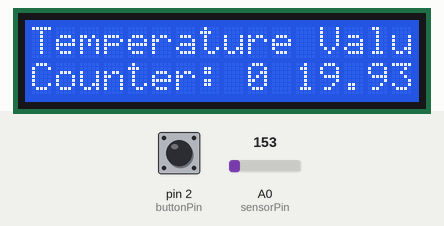
Recording of a sketch running on a simulated Arduino Uno, built with avr-gcc and run on an emulated ATmega328P. On the bench: 16×2 character LCD. Inputs (shaded band) come from the test bench; at power-on: A0 (sensorPin) = 153, pin 2 (buttonPin) HIGH. What the sketch prints to the serial monitor is not drawn.

Above: at 1.2 s.
1.3 s: A0 (sensorPin) set to 165
At 3.2 s:
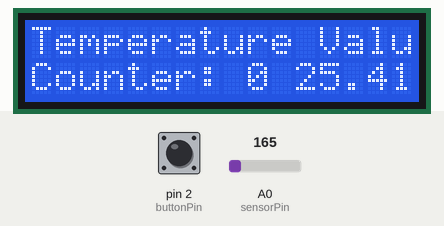
3.5 s: pin 2 (buttonPin) pulled LOW for 1.2 s
At 5.4 s:
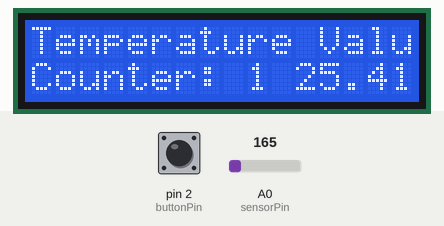
6.2 s: A0 (sensorPin) set to 175
At 8.3 s:
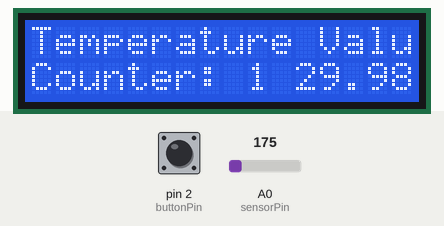
8.6 s: pin 2 (buttonPin) pulled LOW for 1.2 s
At 10.5 s:
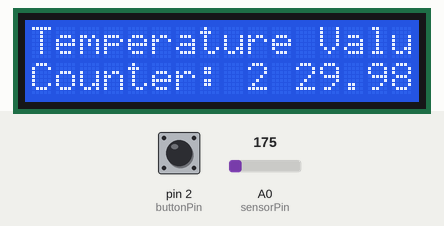
11.3 s: A0 (sensorPin) set to 191
At 13.6 s:
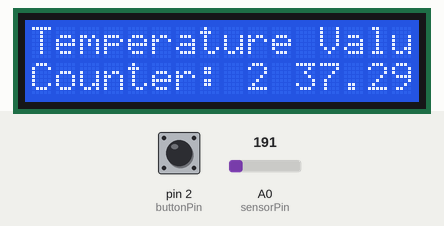
Timing chart, 0 to 14.6 s (numbered marks = the images above; inputs shaded):
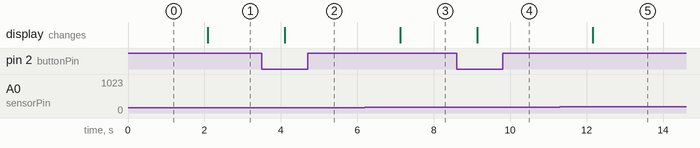

Measured:
- after the input at 1.3 s, the display: changes after 0.78 s (image 1)
- after the input at 3.5 s, the display: changes after 0.60 s (image 2)
- after the input at 6.2 s, the display: changes after 0.92 s (image 3)
- after the input at 8.6 s, the display: changes after 0.53 s (image 4)
- after the input at 11.3 s, the display: changes after 0.86 s (image 5)

The sketch:

neat_bruticus1.ino
```cpp
#include "LiquidCrystal.h"

// LCD Pins: RS, E, D4, D5, D6, D7
LiquidCrystal lcd(8, 7, 6, 5, 4, 3);

// TMP36 Sensor Pin
int sensorPin = 0;

// Button Pin
int buttonPin = 2;

// Counter Variable
int counter=0;

// Variables to track button state
bool buttonState = false;
bool lastButtonState = false;

void setup() {
  Serial.begin(9600);
  lcd.begin(16, 2); // Initialize the LCD
  pinMode(buttonPin, INPUT_PULLUP); // Configure button pin with internal pull-up resistor
}

void loop() {
  // Read temperature sensor
  int reading = analogRead(sensorPin);

  // Calculate voltage
  float voltage = reading * 4.68; // Adjust for your measured 5V voltage
  voltage /= 1024.0;

  // Calculate temperature in Celsius
  float temperatureC = (voltage - 0.5) * 100;

  // Display temperature on Serial Monitor
  Serial.print(temperatureC);
  Serial.println(" degrees C");

  // Read button state
  buttonState = !digitalRead(buttonPin); // Inverted logic due to pull-up resistor
  // Detect button press (transition from LOW to HIGH)
  if (buttonState && !lastButtonState) {
    counter=counter+1; // Increment counter
  }

  lastButtonState = buttonState;

  // Display temperature on LCD
  lcd.setCursor(0, 0);
  lcd.print("Temperature Value");
  lcd.setCursor(0, 1);
  lcd.print("degrees C ");
  lcd.setCursor(11, 1);
  lcd.print(temperatureC);

  // Display counter on the second row
  lcd.setCursor(0, 1);
  lcd.print("Counter: ");
  lcd.setCursor(9, 1);
  lcd.print(counter);

  delay(1000); // Debounce delay
}
```
